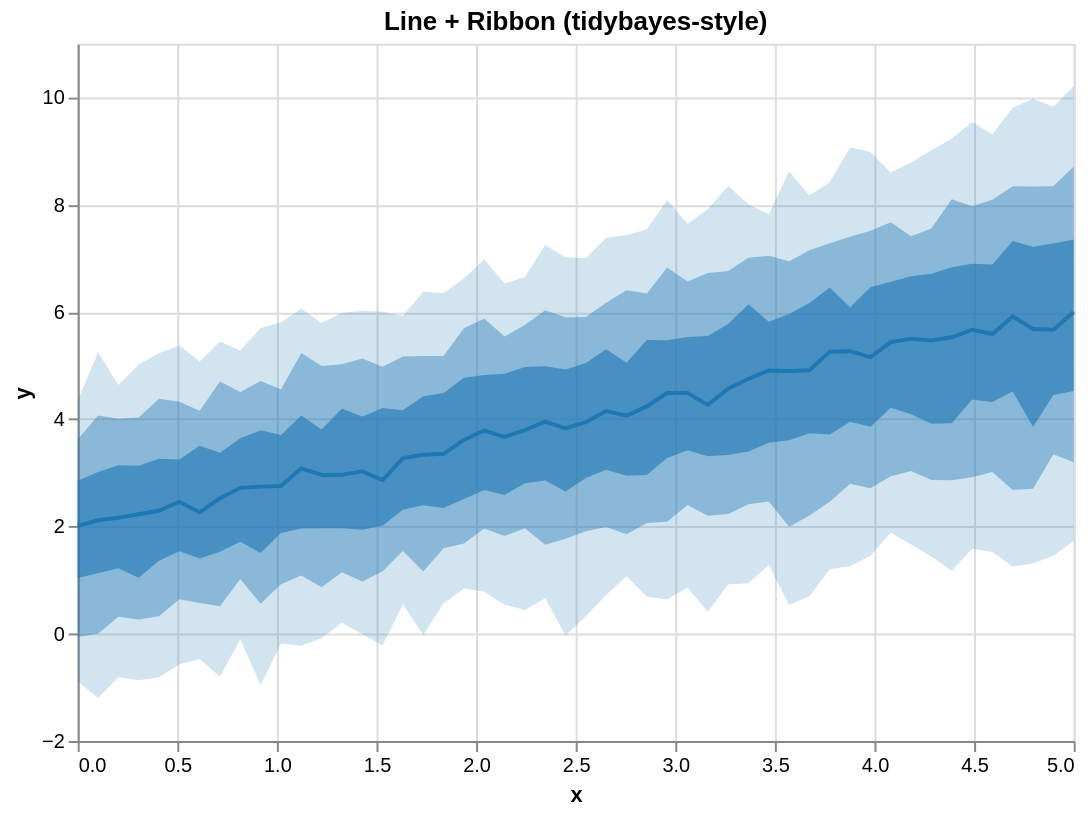

Specify this chart in Vega-Lite:
### Vega-Lite specification from a JSON file in a GitHub repository (floating-point values rounded to 4 significant figures)
{"$schema": "https://vega.github.io/schema/vega-lite/v5.json", "height": 350, "layer": [{"encoding": {"x": {"field": "x", "type": "quantitative"}, "y2": {"field": "hi_0_95_"}, "y": {"field": "lo_0_95_", "title": "y", "type": "quantitative"}}, "mark": {"line": false, "fill": "#1f77b4", "type": "area", "opacity": 0.2}}, {"encoding": {"x": {"field": "x", "type": "quantitative"}, "y2": {"field": "hi_0_8_"}, "y": {"field": "lo_0_8_", "title": "y", "type": "quantitative"}}, "mark": {"line": false, "fill": "#1f77b4", "type": "area", "opacity": 0.4}}, {"encoding": {"x": {"field": "x", "type": "quantitative"}, "y2": {"field": "hi_0_5_"}, "y": {"field": "lo_0_5_", "title": "y", "type": "quantitative"}}, "mark": {"line": false, "fill": "#1f77b4", "type": "area", "opacity": 0.6}}, {"encoding": {"x": {"field": "x", "type": "quantitative"}, "y": {"field": "__median__", "type": "quantitative"}}, "mark": {"color": "#1f77b4", "strokeWidth": 2, "type": "line"}}], "data": {"values": [{"lo_0_8_": -0.06004, "lo_0_95_": -0.8861, "hi_0_8_": 3.622, "x": 0.0, "__median__": 2.01, "hi_0_5_": 2.854, "hi_0_95_": 4.338, "lo_0_5_": 1.04}, {"lo_0_8_": -0.001659, "lo_0_95_": -1.198, "hi_0_8_": 4.072, "x": 0.102, "__median__": 2.116, "hi_0_5_": 3.016, "hi_0_95_": 5.251, "lo_0_5_": 1.129}, {"lo_0_8_": 0.3171, "lo_0_95_": -0.8123, "hi_0_8_": 4.008, "x": 0.2041, "__median__": 2.162, "hi_0_5_": 3.142, "hi_0_95_": 4.639, "lo_0_5_": 1.223}, {"lo_0_8_": 0.2669, "lo_0_95_": -0.8666, "hi_0_8_": 4.03, "x": 0.3061, "__median__": 2.227, "hi_0_5_": 3.131, "hi_0_95_": 5.022, "lo_0_5_": 1.043}, {"lo_0_8_": 0.3262, "lo_0_95_": -0.8087, "hi_0_8_": 4.384, "x": 0.4082, "__median__": 2.293, "hi_0_5_": 3.263, "hi_0_95_": 5.232, "lo_0_5_": 1.361}, {"lo_0_8_": 0.6445, "lo_0_95_": -0.5698, "hi_0_8_": 4.325, "x": 0.5102, "__median__": 2.459, "hi_0_5_": 3.249, "hi_0_95_": 5.377, "lo_0_5_": 1.541}, {"lo_0_8_": 0.5716, "lo_0_95_": -0.4684, "hi_0_8_": 4.16, "x": 0.6122, "__median__": 2.265, "hi_0_5_": 3.508, "hi_0_95_": 5.078, "lo_0_5_": 1.405}, {"lo_0_8_": 0.5127, "lo_0_95_": -0.8036, "hi_0_8_": 4.703, "x": 0.7143, "__median__": 2.527, "hi_0_5_": 3.377, "hi_0_95_": 5.451, "lo_0_5_": 1.527}, {"lo_0_8_": 1.022, "lo_0_95_": -0.1033, "hi_0_8_": 4.509, "x": 0.8163, "__median__": 2.721, "hi_0_5_": 3.646, "hi_0_95_": 5.28, "lo_0_5_": 1.714}, {"lo_0_8_": 0.5589, "lo_0_95_": -0.9622, "hi_0_8_": 4.712, "x": 0.9184, "__median__": 2.743, "hi_0_5_": 3.794, "hi_0_95_": 5.701, "lo_0_5_": 1.506}, {"lo_0_8_": 0.9233, "lo_0_95_": -0.1822, "hi_0_8_": 4.556, "x": 1.02, "__median__": 2.755, "hi_0_5_": 3.708, "hi_0_95_": 5.806, "lo_0_5_": 1.881}, {"lo_0_8_": 1.087, "lo_0_95_": -0.2247, "hi_0_8_": 5.234, "x": 1.122, "__median__": 3.084, "hi_0_5_": 4.07, "hi_0_95_": 6.063, "lo_0_5_": 1.963}, {"lo_0_8_": 0.8691, "lo_0_95_": -0.08524, "hi_0_8_": 4.992, "x": 1.224, "__median__": 2.961, "hi_0_5_": 3.809, "hi_0_95_": 5.793, "lo_0_5_": 1.969}, {"lo_0_8_": 1.146, "lo_0_95_": 0.2055, "hi_0_8_": 5.024, "x": 1.327, "__median__": 2.963, "hi_0_5_": 4.199, "hi_0_95_": 5.987, "lo_0_5_": 1.965}, {"lo_0_8_": 0.9746, "lo_0_95_": -0.01024, "hi_0_8_": 5.134, "x": 1.429, "__median__": 3.028, "hi_0_5_": 4.052, "hi_0_95_": 6.016, "lo_0_5_": 1.938}, {"lo_0_8_": 1.167, "lo_0_95_": -0.2189, "hi_0_8_": 4.977, "x": 1.531, "__median__": 2.866, "hi_0_5_": 4.211, "hi_0_95_": 6.002, "lo_0_5_": 2.012}, {"lo_0_8_": 1.545, "lo_0_95_": 0.5513, "hi_0_8_": 5.168, "x": 1.633, "__median__": 3.275, "hi_0_5_": 4.169, "hi_0_95_": 5.926, "lo_0_5_": 2.315}, {"lo_0_8_": 1.162, "lo_0_95_": -0.02201, "hi_0_8_": 5.181, "x": 1.735, "__median__": 3.339, "hi_0_5_": 4.43, "hi_0_95_": 6.376, "lo_0_5_": 2.394}, {"lo_0_8_": 1.595, "lo_0_95_": 0.5652, "hi_0_8_": 5.18, "x": 1.837, "__median__": 3.355, "hi_0_5_": 4.491, "hi_0_95_": 6.352, "lo_0_5_": 2.344}, {"lo_0_8_": 1.684, "lo_0_95_": 0.8456, "hi_0_8_": 5.695, "x": 1.939, "__median__": 3.614, "hi_0_5_": 4.774, "hi_0_95_": 6.622, "lo_0_5_": 2.514}, {"lo_0_8_": 1.964, "lo_0_95_": 0.784, "hi_0_8_": 5.878, "x": 2.041, "__median__": 3.79, "hi_0_5_": 4.827, "hi_0_95_": 6.976, "lo_0_5_": 2.681}, {"lo_0_8_": 1.824, "lo_0_95_": 0.543, "hi_0_8_": 5.543, "x": 2.143, "__median__": 3.673, "hi_0_5_": 4.849, "hi_0_95_": 6.532, "lo_0_5_": 2.589}, {"lo_0_8_": 1.968, "lo_0_95_": 0.4438, "hi_0_8_": 5.758, "x": 2.245, "__median__": 3.798, "hi_0_5_": 4.975, "hi_0_95_": 6.654, "lo_0_5_": 2.806}, {"lo_0_8_": 1.658, "lo_0_95_": 0.6643, "hi_0_8_": 6.031, "x": 2.347, "__median__": 3.955, "hi_0_5_": 4.989, "hi_0_95_": 7.249, "lo_0_5_": 2.857}, {"lo_0_8_": 1.774, "lo_0_95_": -0.03258, "hi_0_8_": 5.903, "x": 2.449, "__median__": 3.83, "hi_0_5_": 4.928, "hi_0_95_": 7.021, "lo_0_5_": 2.653}, {"lo_0_8_": 1.914, "lo_0_95_": 0.3246, "hi_0_8_": 5.908, "x": 2.551, "__median__": 3.946, "hi_0_5_": 5.05, "hi_0_95_": 7.001, "lo_0_5_": 2.902}, {"lo_0_8_": 1.989, "lo_0_95_": 0.725, "hi_0_8_": 6.173, "x": 2.653, "__median__": 4.153, "hi_0_5_": 5.303, "hi_0_95_": 7.386, "lo_0_5_": 3.058}, {"lo_0_8_": 1.857, "lo_0_95_": 1.074, "hi_0_8_": 6.403, "x": 2.755, "__median__": 4.067, "hi_0_5_": 5.055, "hi_0_95_": 7.43, "lo_0_5_": 2.948}, {"lo_0_8_": 2.065, "lo_0_95_": 0.6915, "hi_0_8_": 6.346, "x": 2.857, "__median__": 4.239, "hi_0_5_": 5.477, "hi_0_95_": 7.542, "lo_0_5_": 2.959}, {"lo_0_8_": 2.088, "lo_0_95_": 0.6388, "hi_0_8_": 6.831, "x": 2.959, "__median__": 4.488, "hi_0_5_": 5.473, "hi_0_95_": 8.086, "lo_0_5_": 3.275}, {"lo_0_8_": 2.4, "lo_0_95_": 0.8621, "hi_0_8_": 6.567, "x": 3.061, "__median__": 4.491, "hi_0_5_": 5.532, "hi_0_95_": 7.647, "lo_0_5_": 3.422}, {"lo_0_8_": 2.202, "lo_0_95_": 0.4087, "hi_0_8_": 6.729, "x": 3.163, "__median__": 4.268, "hi_0_5_": 5.553, "hi_0_95_": 7.916, "lo_0_5_": 3.308}, {"lo_0_8_": 2.233, "lo_0_95_": 0.9179, "hi_0_8_": 6.763, "x": 3.265, "__median__": 4.569, "hi_0_5_": 5.774, "hi_0_95_": 8.349, "lo_0_5_": 3.334}, {"lo_0_8_": 2.417, "lo_0_95_": 0.9438, "hi_0_8_": 7.012, "x": 3.367, "__median__": 4.754, "hi_0_5_": 6.145, "hi_0_95_": 8.003, "lo_0_5_": 3.398}, {"lo_0_8_": 2.465, "lo_0_95_": 1.285, "hi_0_8_": 7.048, "x": 3.469, "__median__": 4.908, "hi_0_5_": 5.819, "hi_0_95_": 7.825, "lo_0_5_": 3.561}, {"lo_0_8_": 1.996, "lo_0_95_": 0.5372, "hi_0_8_": 6.946, "x": 3.571, "__median__": 4.901, "hi_0_5_": 5.963, "hi_0_95_": 8.623, "lo_0_5_": 3.608}, {"lo_0_8_": 2.204, "lo_0_95_": 0.7011, "hi_0_8_": 7.151, "x": 3.673, "__median__": 4.913, "hi_0_5_": 6.168, "hi_0_95_": 8.174, "lo_0_5_": 3.738}, {"lo_0_8_": 2.462, "lo_0_95_": 1.205, "hi_0_8_": 7.282, "x": 3.776, "__median__": 5.26, "hi_0_5_": 6.455, "hi_0_95_": 8.424, "lo_0_5_": 3.713}, {"lo_0_8_": 2.796, "lo_0_95_": 1.263, "hi_0_8_": 7.401, "x": 3.878, "__median__": 5.269, "hi_0_5_": 6.086, "hi_0_95_": 9.07, "lo_0_5_": 3.952}, {"lo_0_8_": 2.713, "lo_0_95_": 1.455, "hi_0_8_": 7.513, "x": 3.98, "__median__": 5.158, "hi_0_5_": 6.46, "hi_0_95_": 8.983, "lo_0_5_": 3.861}, {"lo_0_8_": 2.938, "lo_0_95_": 1.882, "hi_0_8_": 7.674, "x": 4.082, "__median__": 5.44, "hi_0_5_": 6.562, "hi_0_95_": 8.601, "lo_0_5_": 4.213}, {"lo_0_8_": 3.035, "lo_0_95_": 1.665, "hi_0_8_": 7.413, "x": 4.184, "__median__": 5.5, "hi_0_5_": 6.664, "hi_0_95_": 8.786, "lo_0_5_": 4.091}, {"lo_0_8_": 2.868, "lo_0_95_": 1.439, "hi_0_8_": 7.558, "x": 4.286, "__median__": 5.47, "hi_0_5_": 6.711, "hi_0_95_": 9.013, "lo_0_5_": 3.915}, {"lo_0_8_": 2.863, "lo_0_95_": 1.17, "hi_0_8_": 8.104, "x": 4.388, "__median__": 5.528, "hi_0_5_": 6.836, "hi_0_95_": 9.232, "lo_0_5_": 3.926}, {"lo_0_8_": 2.918, "lo_0_95_": 1.583, "hi_0_8_": 7.971, "x": 4.49, "__median__": 5.667, "hi_0_5_": 6.901, "hi_0_95_": 9.541, "lo_0_5_": 4.367}, {"lo_0_8_": 3.015, "lo_0_95_": 1.525, "hi_0_8_": 8.091, "x": 4.592, "__median__": 5.588, "hi_0_5_": 6.887, "hi_0_95_": 9.316, "lo_0_5_": 4.32}, {"lo_0_8_": 2.68, "lo_0_95_": 1.253, "hi_0_8_": 8.343, "x": 4.694, "__median__": 5.916, "hi_0_5_": 7.325, "hi_0_95_": 9.809, "lo_0_5_": 4.516}, {"lo_0_8_": 2.705, "lo_0_95_": 1.311, "hi_0_8_": 8.339, "x": 4.796, "__median__": 5.682, "hi_0_5_": 7.214, "hi_0_95_": 9.977, "lo_0_5_": 3.855}, {"lo_0_8_": 3.346, "lo_0_95_": 1.453, "hi_0_8_": 8.346, "x": 4.898, "__median__": 5.668, "hi_0_5_": 7.277, "hi_0_95_": 9.826, "lo_0_5_": 4.453}, {"lo_0_8_": 3.196, "lo_0_95_": 1.728, "hi_0_8_": 8.712, "x": 5.0, "__median__": 6.0, "hi_0_5_": 7.351, "hi_0_95_": 10.21, "lo_0_5_": 4.527}]}, "title": "Line + Ribbon (tidybayes-style)", "width": 500}
